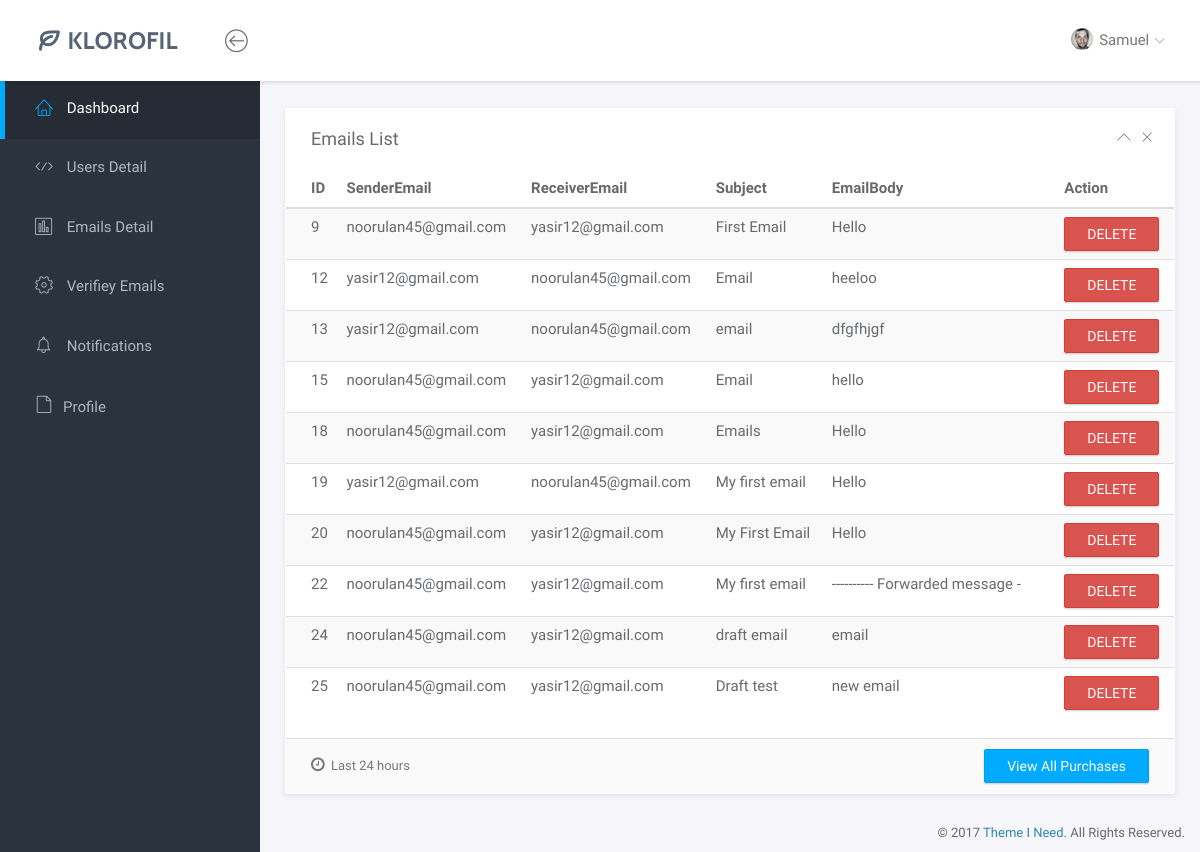
Screenshot of /admin-panel/emails.php with the database file from the repository.
### tables this page shows
CREATE TABLE `emails` (
  `id` int(11) NOT NULL,
  `senderID` int(11) NOT NULL,
  `senderEmail` varchar(250) NOT NULL,
  `emailSubject` mediumtext NOT NULL,
  `emailBody` longtext NOT NULL,
  `receiverID` int(11) NOT NULL,
  `receiverEmail` varchar(250) NOT NULL,
  `date` varchar(50) NOT NULL DEFAULT current_timestamp(),
  `time` varchar(50) NOT NULL,
  `read_status` int(1) NOT NULL DEFAULT 0,
  `spam` int(1) NOT NULL DEFAULT 0
);

### admin-panel/emails.php (the view, shortened to what this page needs)
<?php include ('header.php')  ?>
<?php include ('sidebar.php')  ?>
		<div class="main">
			<div class="main-content">
				<div class="container-fluid">
                    <div class="row">
                    <div class="col-md-12">
							<div class="panel">
								<div class="panel-heading">
									<h3 class="panel-title">Emails List</h3>
									<div class="right">
										<button type="button" class="btn-toggle-collapse"><i class="lnr lnr-chevron-up"></i></button>
										<button type="button" class="btn-remove"><i class="lnr lnr-cross"></i></button>
									</div>
								</div>
								<div class="panel-body no-padding">
									<table class="table table-striped">
										<thead>
											<tr>
												<th>ID</th>
												<th>SenderEmail</th>
												<th>ReceiverEmail</th>
												<th>Subject</th>
												<th>EmailBody</th>
												<th>Action</th>
											</tr>
										</thead>
										<tbody>
										<?php
                                        include ('support/connection.php');
										$select = "SELECT * FROM emails";
										$result = mysqli_query($con, $select);
									    while($row = $result->fetch_assoc()){ ?>
											<tr>
												<td><?php echo $row['id']  ?></td>
												<td><?php echo $row['senderEmail']  ?></td>
												<td><?php echo $row['receiverEmail']  ?></td>
												<td><?php echo $row['emailSubject']  ?></td>
												<td><?php echo substr($row['emailBody'],0,30)  ?></td>
												<td><a class="text-secondary btn btn-danger" href="support/delEmails.php?id=<?php echo $row['id'] ?>" >DELETE</a></td>
											</tr>
										<?php
										}
										?>
										</tbody>
									</table>
								</div>
								<div class="panel-footer">
									<div class="row">
										<div class="col-md-6"><span class="panel-note"><i class="fa fa-clock-o"></i> Last 24 hours</span></div>
										<div class="col-md-6 text-right"><a href="#" class="btn btn-primary">View All Purchases</a></div>
									</div>
								</div>
							</div>
						</div>
                    </div>
				</div>
			</div>
		</div>
        <?php include ('footer.php') ?>

### admin-panel/assets/css/main.css (style rules this page uses)
html { position: relative; min-height: 100%; }
body { background-color: #F3F5F8; font-family: "Source Sans Pro", sans-serif; font-size: 15px; color: #676a6d; }
a { color: #3287B2; }
th { font-weight: 600; }
#wrapper .main { -webkit-transition: all 0.3s ease-in-out; -moz-transition: all 0.3s ease-in-out; -ms-transition: all 0.3s ease-in-out; -o-transition: all 0.3s ease-in-out; transition: all 0.3s ease-in-out; width: calc(100% - 260px); left: 0; position: relative; float: right; background-color: #f5f5fa; }
#wrapper #sidebar-nav, #wrapper .main { padding-top: 80px; }
.main-content { padding: 28px 10px; }
.btn { -webkit-border-radius: 2px; -moz-border-radius: 2px; border-radius: 2px; -moz-box-shadow: 0px 1px 2px 0 rgba(0, 0, 0, 0.2); -webkit-box-shadow: 0px 1px 2px 0 rgba(0, 0, 0, 0.2); box-shadow: 0px 1px 2px 0 rgba(0, 0, 0, 0.2); padding: 6px 22px; }
.btn-primary { background-color: #00AAFF; border-color: #00a0f0; }
.panel { -webkit-border-radius: 3px; -moz-border-radius: 3px; border-radius: 3px; -moz-box-shadow: 0 2px 6px rgba(0, 0, 0, 0.08); -webkit-box-shadow: 0 2px 6px rgba(0, 0, 0, 0.08); box-shadow: 0 2px 6px rgba(0, 0, 0, 0.08); background-color: #fff; margin-bottom: 30px; }
.panel .panel-heading, .panel .panel-body, .panel .panel-footer { padding-left: 25px; padding-right: 25px; }
.panel .panel-heading { padding-top: 20px; padding-bottom: 20px; position: relative; }
.panel .panel-heading .panel-title { margin: 0; font-size: 18px; font-weight: 300; }
.panel .panel-heading button { padding: 0; margin-left: 5px; background-color: transparent; border: none; outline: none; }
.panel .panel-heading button i { font-size: 14px; }
.panel .panel-body { padding-top: 10px; padding-bottom: 15px; }
.panel .panel-note { font-size: 13px; line-height: 2.6; color: #777777; }
.panel .panel-note i { font-size: 16px; margin-right: 3px; }
.panel .right { position: absolute; right: 20px; top: 32%; }
.panel .table > thead > tr > td:first-child, .panel .table > thead > tr > th:first-child, .panel .table > tbody > tr > td:first-child, .panel .table > tbody > tr > th:first-child, .panel .table > tfoot > tr > td:first-child, .panel .table > tfoot > tr > th:first-child { padding-left: 25px; }
.panel .table > thead > tr > td:last-child, .panel .table > thead > tr > th:last-child, .panel .table > tbody > tr > td:last-child, .panel .table > tbody > tr > th:last-child, .panel .table > tfoot > tr > td:last-child, .panel .table > tfoot > tr > th:last-child { padding-left: 25px; }
.panel-footer { background-color: #fafafa; }
.no-padding { padding: 0 !important; }

### rows the page displays
emails: id "9", senderEmail "noorulan45@gmail.com", receiverEmail "yasir12@gmail.com", emailSubject "First Email", emailBody "Hello"
emails: id "12", senderEmail "yasir12@gmail.com", receiverEmail "noorulan45@gmail.com", emailSubject "Email", emailBody "heeloo"
emails: id "13", senderEmail "yasir12@gmail.com", receiverEmail "noorulan45@gmail.com", emailSubject "email", emailBody "dfgfhjgf"
emails: id "15", senderEmail "noorulan45@gmail.com", receiverEmail "yasir12@gmail.com", emailSubject "Email", emailBody "hello"
emails: id "18", senderEmail "noorulan45@gmail.com", receiverEmail "yasir12@gmail.com", emailSubject "Emails", emailBody "Hello"
emails: id "19", senderEmail "yasir12@gmail.com", receiverEmail "noorulan45@gmail.com", emailSubject "My first email", emailBody "Hello"
emails: id "20", senderEmail "noorulan45@gmail.com", receiverEmail "yasir12@gmail.com", emailSubject "My First Email", emailBody "Hello"
emails: id "22", senderEmail "noorulan45@gmail.com", receiverEmail "yasir12@gmail.com", emailSubject "My first email", emailBody "---------- Forwarded message -"
emails: id "24", senderEmail "noorulan45@gmail.com", receiverEmail "yasir12@gmail.com", emailSubject "draft email", emailBody "email"
emails: id "25", senderEmail "noorulan45@gmail.com", receiverEmail "yasir12@gmail.com", emailSubject "Draft test", emailBody "new email"
